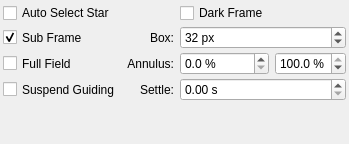
         <widget class="QWidget" name="tab">
          <attribute name="title">
           <string>Settings</string>
          </attribute>
          <layout class="QVBoxLayout" name="verticalLayout_5">
           <property name="spacing">
            <number>0</number>
           </property>
           <property name="leftMargin">
            <number>3</number>
           </property>
           <property name="topMargin">
            <number>3</number>
           </property>
           <property name="rightMargin">
            <number>3</number>
           </property>
           <property name="bottomMargin">
            <number>3</number>
           </property>
           <item>
            <layout class="QGridLayout" name="gridLayout_2" columnstretch="0,0,0,0">
             <property name="sizeConstraint">
              <enum>QLayout::SetDefaultConstraint</enum>
             </property>
             <property name="horizontalSpacing">
              <number>6</number>
             </property>
             <property name="verticalSpacing">
              <number>3</number>
             </property>
             <item row="1" column="1">
              <widget class="QLabel" name="label_15">
               <property name="text">
                <string>Box:</string>
               </property>
               <property name="alignment">
                <set>Qt::AlignRight|Qt::AlignTrailing|Qt::AlignVCenter</set>
               </property>
              </widget>
             </item>
             <item row="0" column="0">
              <widget class="QCheckBox" name="useAutoStar">
               <property name="sizePolicy">
                <sizepolicy hsizetype="Preferred" vsizetype="Preferred">
                 <horstretch>0</horstretch>
                 <verstretch>0</verstretch>
                </sizepolicy>
               </property>
               <property name="toolTip">
                <string>Automatically select the best focus star from the image</string>
               </property>
               <property name="text">
                <string>Auto Select Star</string>
               </property>
              </widget>
             </item>
             <item row="2" column="0">
              <widget class="QCheckBox" name="useFullField">
               <property name="sizePolicy">
                <sizepolicy hsizetype="Preferred" vsizetype="Preferred">
                 <horstretch>0</horstretch>
                 <verstretch>0</verstretch>
                </sizepolicy>
               </property>
               <property name="toolTip">
                <string>&lt;html&gt;&lt;head/&gt;&lt;body&gt;&lt;p&gt;Measure average HFR from all stars combined in a full frame. This method defaults to the Centroid detection, but can use SEP detection too. Its performance decreases as the number of stars increases.&lt;/p&gt;&lt;/body&gt;&lt;/html&gt;</string>
               </property>
               <property name="text">
                <string>Full Field</string>
               </property>
              </widget>
             </item>
             <item row="2" column="2">
              <widget class="QDoubleSpinBox" name="fullFieldInnerRing">
               <property name="sizePolicy">
                <sizepolicy hsizetype="Preferred" vsizetype="Preferred">
                 <horstretch>0</horstretch>
                 <verstretch>0</verstretch>
                </sizepolicy>
               </property>
               <property name="toolTip">
                <string>&lt;html&gt;&lt;body&gt;&lt;p&gt;During full field focusing, stars which are inside this percentage of the frame are filtered out of HFR calculation (default 0%). Detection algorithms may also have an inherent filter.&lt;/p&gt;&lt;/body&gt;&lt;/html&gt;</string>
               </property>
               <property name="suffix">
                <string> %</string>
               </property>
               <property name="decimals">
                <number>1</number>
               </property>
               <property name="singleStep">
                <double>10.000000000000000</double>
               </property>
              </widget>
             </item>
             <item row="3" column="0">
              <widget class="QCheckBox" name="suspendGuideCheck">
               <property name="sizePolicy">
                <sizepolicy hsizetype="Preferred" vsizetype="Preferred">
                 <horstretch>0</horstretch>
                 <verstretch>0</verstretch>
                </sizepolicy>
               </property>
               <property name="toolTip">
                <string>Suspend Guiding while autofocus in progress</string>
               </property>
               <property name="text">
                <string>Suspend Guiding</string>
               </property>
              </widget>
             </item>
             <item row="0" column="2">
              <widget class="QCheckBox" name="darkFrameCheck">
               <property name="sizePolicy">
                <sizepolicy hsizetype="Preferred" vsizetype="Preferred">
                 <horstretch>0</horstretch>
                 <verstretch>0</verstretch>
                </sizepolicy>
               </property>
               <property name="toolTip">
                <string>Use dark frames from the library.</string>
               </property>
               <property name="text">
                <string>Dark Frame</string>
               </property>
              </widget>
             </item>
             <item row="3" column="1">
              <widget class="QLabel" name="label_13">
               <property name="text">
                <string>Settle:</string>
               </property>
               <property name="alignment">
                <set>Qt::AlignRight|Qt::AlignTrailing|Qt::AlignVCenter</set>
               </property>
              </widget>
             </item>
             <item row="2" column="1">
              <widget class="QLabel" name="label_10">
               <property name="text">
                <string>Annulus:</string>
               </property>
               <property name="alignment">
                <set>Qt::AlignRight|Qt::AlignTrailing|Qt::AlignVCenter</set>
               </property>
              </widget>
             </item>
             <item row="3" column="2" colspan="2">
              <widget class="QDoubleSpinBox" name="GuideSettleTime">
               <property name="sizePolicy">
                <sizepolicy hsizetype="Preferred" vsizetype="Preferred">
                 <horstretch>0</horstretch>
                 <verstretch>0</verstretch>
                </sizepolicy>
               </property>
               <property name="toolTip">
                <string>Wait this many seconds before resuming guiding.</string>
               </property>
               <property name="suffix">
                <string> s</string>
               </property>
               <property name="maximum">
                <double>60.000000000000000</double>
               </property>
              </widget>
             </item>
             <item row="2" column="3">
              <widget class="QDoubleSpinBox" name="fullFieldOuterRing">
               <property name="sizePolicy">
                <sizepolicy hsizetype="Preferred" vsizetype="Preferred">
                 <horstretch>0</horstretch>
                 <verstretch>0</verstretch>
                </sizepolicy>
               </property>
               <property name="toolTip">
                <string>&lt;html&gt;&lt;body&gt;&lt;p&gt;During full field focusing, stars which are outside this percentage of the frame are filtered out of HFR calculation (default 100%). Detection algorithms may also have an inherent filter.&lt;/p&gt;&lt;/body&gt;&lt;/html&gt;</string>
               </property>
               <property name="suffix">
                <string> %</string>
               </property>
               <property name="decimals">
                <number>1</number>
               </property>
               <property name="singleStep">
                <double>10.000000000000000</double>
               </property>
               <property name="value">
                <double>100.000000000000000</double>
               </property>
              </widget>
             </item>
             <item row="1" column="0">
              <widget class="QCheckBox" name="useSubFrame">
               <property name="sizePolicy">
                <sizepolicy hsizetype="Preferred" vsizetype="Preferred">
                 <horstretch>0</horstretch>
                 <verstretch>0</verstretch>
                </sizepolicy>
               </property>
               <property name="toolTip">
                <string>Subframe around the focus star during the autofocus procedure</string>
               </property>
               <property name="text">
                <string>Sub Frame</string>
               </property>
               <property name="checked">
                <bool>true</bool>
               </property>
              </widget>
             </item>
             <item row="1" column="2" colspan="2">
              <widget class="QSpinBox" name="focusBoxSize">
               <property name="sizePolicy">
                <sizepolicy hsizetype="Preferred" vsizetype="Preferred">
                 <horstretch>0</horstretch>
                 <verstretch>0</verstretch>
                </sizepolicy>
               </property>
               <property name="toolTip">
                <string>&lt;html&gt;&lt;body&gt;&lt;p&gt;Size of the subframe to constrain capture to, in pixels.&lt;/p&gt;&lt;/body&gt;&lt;/html&gt;</string>
               </property>
               <property name="suffix">
                <string> px</string>
               </property>
               <property name="minimum">
                <number>16</number>
               </property>
               <property name="maximum">
                <number>256</number>
               </property>
               <property name="singleStep">
                <number>16</number>
               </property>
               <property name="value">
                <number>32</number>
               </property>
              </widget>
             </item>
            </layout>
           </item>
           <item>
            <spacer name="verticalSpacer_3">
             <property name="orientation">
              <enum>Qt::Vertical</enum>
             </property>
             <property name="sizeHint" stdset="0">
              <size>
               <width>20</width>
               <height>40</height>
              </size>
             </property>
            </spacer>
           </item>
          </layout>
         </widget>
